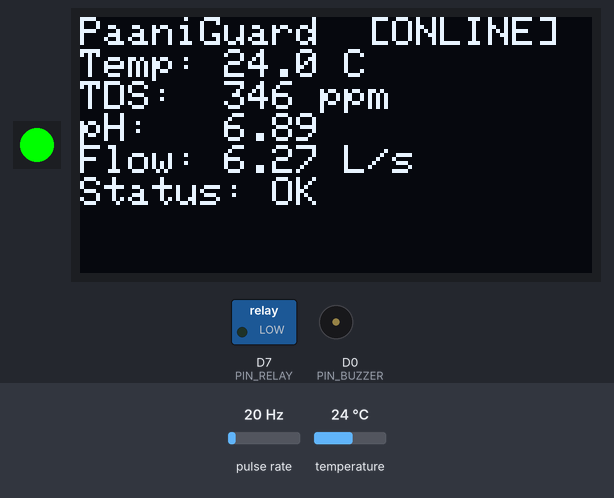
Recording of a sketch running on a simulated ESP8266 (NodeMCU). Shown: 1 RGB LEDs in strip order, left to right, 128×64 one-colour display, switched loads named in the sketch (green lamp = pin HIGH), buzzer (waves = sounding, pin HIGH). Wiring (inferred from the names in the program): pulse sensor: data D6. The test bench sets the inputs (shaded band); at power-on: temperature 24 °C, pulse rate 20 Hz. WiFi joins after 1.5 s; servers stay silent unless stated; random numbers use the default seed unless the sketch sets one; what the sketch prints to the serial monitor is not drawn.

Above: at 2.9 s.
3.0 s: temperature set to 1 °C
At 4.1 s:
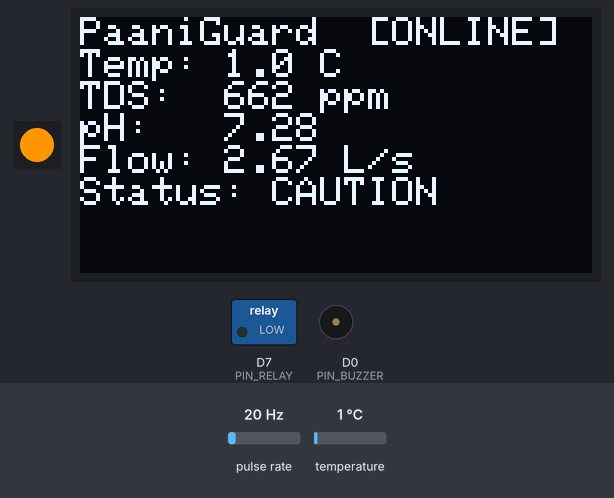
7.1 s: temperature set to 12 °C
At 8.1 s:
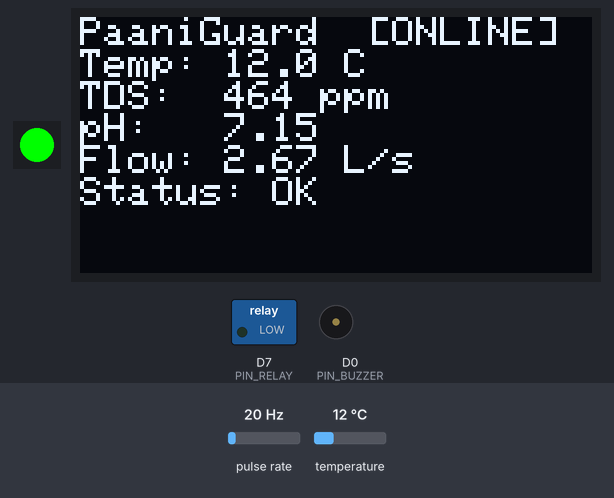
11.2 s: pulse rate (sensor on D6) set to 4 Hz
At 12.1 s:
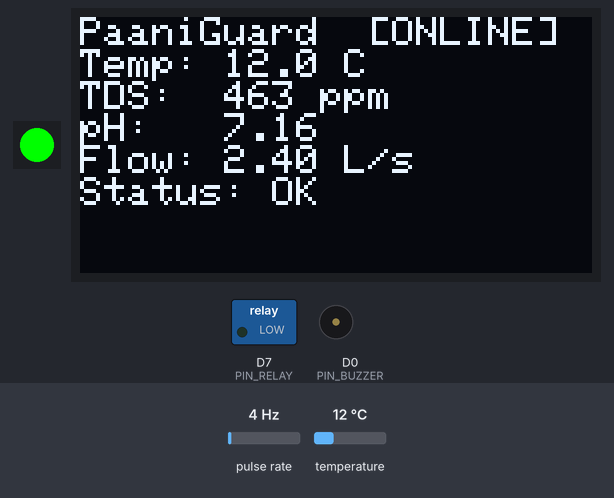
13.8 s: pulse rate (sensor on D6) set to 50 Hz
At 14.9 s:
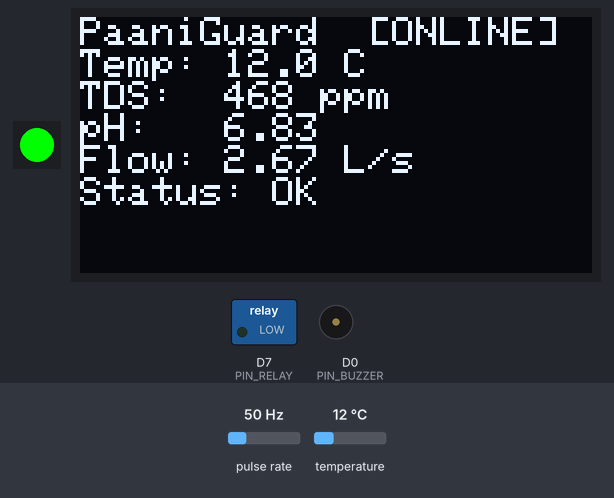
16.8 s: pulse rate (sensor on D6) set to 100 Hz
At 18.1 s:
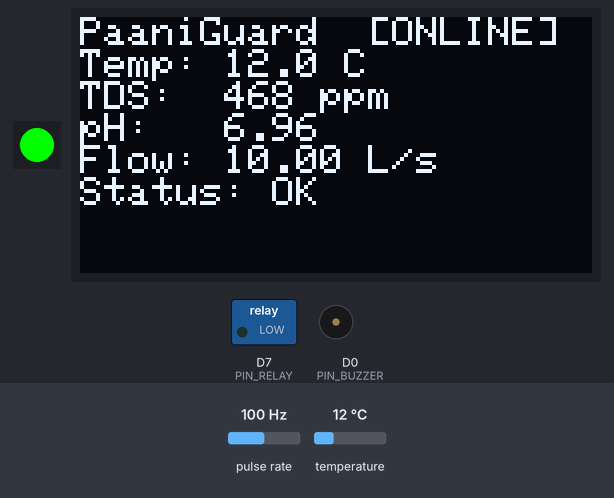
19.8 s: temperature set to 19 °C
At 20.8 s:
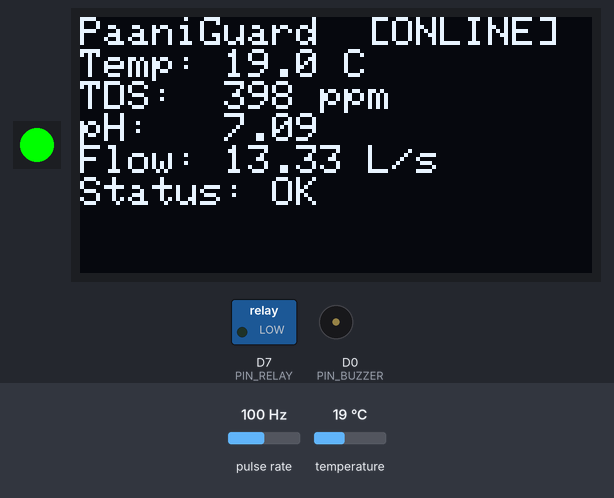
Timing chart, 0 to 22.8 s (numbered marks = the images above; inputs shaded):
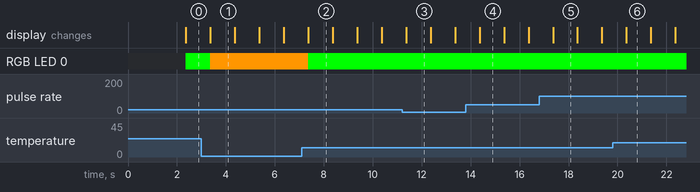

Measured:
- what the display in image 1 shows lasts 1.0 s, from 3.4 s to 4.4 s

The sketch:

test.ino
```cpp
/*
  PaaniGuard — ESP8266 Firmware (Wokwi build)
  ---------------------------------------------
  WHAT'S REAL vs SIMULATED IN THIS VERSION:
    - WiFi (station + SoftAP fallback) ............ REAL
    - DS18B20 temperature .......................... REAL (Wokwi has this part)
    - Flow sensor (pulse counting) ................. REAL (works if wired; reads 0 if not)
    - Relay / Buzzer / WS2812B / OLED .............. REAL
    - TDS and pH .................................... SIMULATED (no Wokwi part exists for
      either, and you don't have the physical sensors yet). Synthetic values drift over
      time on purpose so you can actually watch the drift-compensation logic work.
    - Drift compensation + fingerprinting ........... REAL logic, running on whatever TDS/pH
      values are current (simulated now, real later — same code path either way).

  SWAPPING IN REAL SENSORS LATER:
    Set USE_REAL_ANALOG_SENSORS to 1, wire an ADS1115, and replace the two lines inside
    readRawTDS() / readRawPH() marked "REAL SENSOR GOES HERE" with actual ADS1115 reads.
    Everything downstream (compensation, fingerprinting, alerts) needs zero changes.

  LIBRARIES NEEDED (add via Wokwi's Library Manager tab, or Arduino Library Manager):
    OneWire, DallasTemperature, Adafruit NeoPixel, Adafruit SSD1306, Adafruit GFX Library
    (Adafruit ADS1X15 only if/when you flip USE_REAL_ANALOG_SENSORS to 1)
*/

#include <ESP8266WiFi.h>
#include <ESP8266WebServer.h>
#include <OneWire.h>
#include <DallasTemperature.h>
#include <Adafruit_NeoPixel.h>
#include <Wire.h>
#include <Adafruit_GFX.h>
#include <Adafruit_SSD1306.h>

// ---------------- CONFIG ----------------

#define WIFI_SSID "Wokwi-GUEST"      // Wokwi's built-in simulated network. Replace with your
#define WIFI_PASSWORD ""              // real WiFi credentials once this runs on real hardware.
#define WIFI_CONNECT_TIMEOUT_MS 8000  // how long to try station mode before falling back to SoftAP

#define SOFTAP_SSID "PaaniGuard-Alert"
#define SOFTAP_PASSWORD ""            // open network — matches your "no login needed" design goal

#define PIN_DS18B20      D5
#define PIN_FLOW         D6
#define PIN_RELAY        D7
#define PIN_WS2812B      D4
#define PIN_BUZZER       D0

#define OLED_WIDTH 128
#define OLED_HEIGHT 64
#define OLED_I2C_ADDR 0x3C

#define USE_REAL_ANALOG_SENSORS 0     // flip to 1 once ADS1115 + real TDS/pH are wired in

// Drift-compensation timing. Compressed for simulation — a real deployment uses
// 7 real days; here we use minutes so you can actually watch it happen in one sitting.
#define SIM_DAY_LENGTH_MS   60000UL   // 1 "simulated day" = 60 seconds
#define TRIAL_LENGTH_DAYS   7

// Reference concentration used for calibration checkpoints (matches your real 342 ppm solution)
#define TDS_REFERENCE_PPM   342.0

// Thresholds used by the fingerprinting rules (placeholder values — tune once you have
// real calibrated data; these exist so the logic path is exercised end-to-end now)
#define TDS_HIGH_THRESHOLD   600.0
#define PH_LOW_THRESHOLD     6.0
#define PH_HIGH_THRESHOLD    8.5

// ---------------- GLOBAL OBJECTS ----------------

OneWire oneWire(PIN_DS18B20);
DallasTemperature tempSensor(&oneWire);

Adafruit_NeoPixel statusLED(1, PIN_WS2812B, NEO_GRB + NEO_KHZ800);

Adafruit_SSD1306 display(OLED_WIDTH, OLED_HEIGHT, &Wire, -1);

ESP8266WebServer server(80);

bool apMode = false;

volatile unsigned long flowPulseCount = 0;
unsigned long lastFlowCalcMs = 0;
float currentFlowRateLps = 0.0;   // litres per second, rough estimate

// Drift-compensation state
float driftSlope = 1.0;     // multiplicative correction factor, starts at "no correction"
float driftOffset = 0.0;    // additive correction, starts at "no correction"
unsigned long simStartMs = 0;

struct Alert {
  int severity;         // 0 = normal, 1 = caution, 2 = severe
  String message;
};

Alert currentAlert = {0, "Normal — no action needed"};
float lastCorrectedTDS = 0;
float lastPH = 7.0;
float lastTempC = 25.0;

// ---------------- FLOW SENSOR ISR ----------------

void IRAM_ATTR flowISR() {
  flowPulseCount++;
}

// ---------------- WIFI ----------------

void setupWiFi() {
  Serial.println("Attempting station connection...");
  WiFi.mode(WIFI_STA);
  WiFi.begin(WIFI_SSID, WIFI_PASSWORD);

  unsigned long start = millis();
  while (WiFi.status() != WL_CONNECTED && millis() - start < WIFI_CONNECT_TIMEOUT_MS) {
    delay(300);
    Serial.print(".");
  }

  if (WiFi.status() == WL_CONNECTED) {
    apMode = false;
    Serial.println();
    Serial.print("Connected. IP: ");
    Serial.println(WiFi.localIP());
  } else {
    Serial.println();
    Serial.println("Station connect failed — falling back to SoftAP.");
    WiFi.mode(WIFI_AP);
    WiFi.softAP(SOFTAP_SSID, SOFTAP_PASSWORD);
    apMode = true;
    Serial.print("SoftAP started. Connect to: ");
    Serial.println(SOFTAP_SSID);
    Serial.print("Local page at: http://");
    Serial.println(WiFi.softAPIP());
  }
}

void handleRoot() {
  String html = "<html><head><title>PaaniGuard</title></head><body>";
  html += "<h2>PaaniGuard Status</h2>";
  html += "<p>Mode: " + String(apMode ? "Offline (SoftAP)" : "Online") + "</p>";
  html += "<p>Temperature: " + String(lastTempC, 1) + " C</p>";
  html += "<p>TDS (corrected): " + String(lastCorrectedTDS, 1) + " ppm</p>";
  html += "<p>pH: " + String(lastPH, 2) + "</p>";
  html += "<p>Flow rate: " + String(currentFlowRateLps, 3) + " L/s</p>";
  html += "<h3>Alert (severity " + String(currentAlert.severity) + ")</h3>";
  html += "<p>" + currentAlert.message + "</p>";
  html += "</body></html>";
  server.send(200, "text/html", html);
}

// ---------------- SIMULATED SENSOR READS ----------------
// Replace the marked lines with real ADS1115 reads once hardware arrives.

float readRawTDS() {
#if USE_REAL_ANALOG_SENSORS
  // REAL SENSOR GOES HERE: read ADS1115 channel, convert voltage -> raw TDS formula
  return 0.0;
#else
  // Synthetic drift: starts near the true reference value, drifts upward over
  // "simulated days" to mimic real electrode fouling, so drift-compensation has
  // something real to correct.
  float daysElapsed = (millis() - simStartMs) / (float)SIM_DAY_LENGTH_MS;
  float driftAmount = daysElapsed * 15.0;               // +15 ppm drift per sim-day
  float noise = (float)(random(-500, 500)) / 100.0;      // +/- 5 ppm sensor noise
  return TDS_REFERENCE_PPM + driftAmount + noise;
#endif
}

float readRawPH() {
#if USE_REAL_ANALOG_SENSORS
  // REAL SENSOR GOES HERE: read ADS1115 channel, convert voltage -> pH formula
  return 7.0;
#else
  float noise = (float)(random(-30, 30)) / 100.0;        // +/- 0.3 pH noise
  return 7.0 + noise;
#endif
}

// ---------------- DRIFT COMPENSATION ----------------
// Periodically "dip the reference solution" (simulated) and update the correction
// model. This mirrors the real 7-day rolling-baseline approach at compressed speed.

unsigned long lastCalibrationCheckMs = 0;
#define CALIBRATION_CHECK_INTERVAL_MS (SIM_DAY_LENGTH_MS / 4)  // 4 checks per sim-day

void runCalibrationCheck() {
  if (millis() - lastCalibrationCheckMs < CALIBRATION_CHECK_INTERVAL_MS) return;
  lastCalibrationCheckMs = millis();

  float rawAtReference = readRawTDS();  // what the (drifted) sensor currently reads
  if (rawAtReference <= 0) return;

  // Single-point scale correction: what factor brings this reading back to the
  // known true reference value?
  driftSlope = TDS_REFERENCE_PPM / rawAtReference;

  Serial.print("[Calibration check] raw=");
  Serial.print(rawAtReference);
  Serial.print(" -> new driftSlope=");
  Serial.println(driftSlope, 4);
}

float applyTempCompensation(float rawTDS, float tempC) {
  // Standard ~2%/C compensation, normalized to 25C reference
  float compensationCoefficient = 1.0 + 0.02 * (tempC - 25.0);
  return rawTDS / compensationCoefficient;
}

float getCorrectedTDS() {
  float raw = readRawTDS();
  float tempCompensated = applyTempCompensation(raw, lastTempC);
  return (tempCompensated * driftSlope) + driftOffset;
}

// ---------------- FINGERPRINTING (rule-based) ----------------

Alert evaluatePattern(float tds, float ph) {
  if (tds > TDS_HIGH_THRESHOLD && ph < PH_LOW_THRESHOLD) {
    return {2, "SEVERE: High TDS + low pH detected — pattern consistent with sewage "
               "ingress. Water shutoff triggered. Contact local water authority."};
  }
  if (tds > TDS_HIGH_THRESHOLD) {
    return {1, "CAUTION: TDS above safe threshold — possible sediment/pipe disturbance. "
               "Avoid drinking until levels normalize."};
  }
  if (ph < PH_LOW_THRESHOLD || ph > PH_HIGH_THRESHOLD) {
    return {1, "CAUTION: pH outside normal range. Monitor closely."};
  }
  return {0, "Normal — no action needed"};
}

// ---------------- ACTUATORS ----------------

void applySafetyResponse(const Alert &alert) {
  if (alert.severity == 2) {
    digitalWrite(PIN_RELAY, HIGH);  // trigger shutoff
    digitalWrite(PIN_BUZZER, HIGH);
    statusLED.setPixelColor(0, statusLED.Color(255, 0, 0)); // red
  } else if (alert.severity == 1) {
    digitalWrite(PIN_RELAY, LOW);
    digitalWrite(PIN_BUZZER, LOW);
    statusLED.setPixelColor(0, statusLED.Color(255, 150, 0)); // amber
  } else {
    digitalWrite(PIN_RELAY, LOW);
    digitalWrite(PIN_BUZZER, LOW);
    statusLED.setPixelColor(0, statusLED.Color(0, 255, 0)); // green
  }
  statusLED.show();
}

void updateDisplay() {
  display.clearDisplay();
  display.setTextSize(1);
  display.setTextColor(SSD1306_WHITE);
  display.setCursor(0, 0);
  display.print("PaaniGuard  ");
  display.println(apMode ? "[OFFLINE]" : "[ONLINE]");
  display.print("Temp: "); display.print(lastTempC, 1); display.println(" C");
  display.print("TDS:  "); display.print(lastCorrectedTDS, 0); display.println(" ppm");
  display.print("pH:   "); display.println(lastPH, 2);
  display.print("Flow: "); display.print(currentFlowRateLps, 2); display.println(" L/s");
  display.println(currentAlert.severity == 0 ? "Status: OK" :
                   currentAlert.severity == 1 ? "Status: CAUTION" : "Status: SEVERE");
  display.display();
}

// ---------------- SETUP ----------------

void setup() {
  Serial.begin(115200);
  Serial.println();
  Serial.println("PaaniGuard booting...");

  randomSeed(analogRead(A0));
  simStartMs = millis();

  pinMode(PIN_RELAY, OUTPUT);
  pinMode(PIN_BUZZER, OUTPUT);
  digitalWrite(PIN_RELAY, LOW);
  digitalWrite(PIN_BUZZER, LOW);

  pinMode(PIN_FLOW, INPUT_PULLUP);
  attachInterrupt(digitalPinToInterrupt(PIN_FLOW), flowISR, FALLING);

  tempSensor.begin();

  statusLED.begin();
  statusLED.show();

  Wire.begin(D2, D1); // SDA, SCL
  if (!display.begin(SSD1306_SWITCHCAPVCC, OLED_I2C_ADDR)) {
    Serial.println("OLED not found — continuing without display.");
  } else {
    display.clearDisplay();
    display.display();
  }

  setupWiFi();
  server.on("/", handleRoot);
  server.begin();

  lastCalibrationCheckMs = millis();
  Serial.println("Setup complete.\n");
}

// ---------------- LOOP ----------------

unsigned long lastLoopMs = 0;

void loop() {
  server.handleClient();

  if (millis() - lastLoopMs < 1000) return;  // run main cycle once per second
  lastLoopMs = millis();

  // --- Temperature ---
  tempSensor.requestTemperatures();
  float t = tempSensor.getTempCByIndex(0);
  if (t != DEVICE_DISCONNECTED_C) lastTempC = t;

  // --- Flow rate (pulses/sec -> rough L/s, calibrate pulses-per-litre once real sensor is in) ---
  noInterrupts();
  unsigned long pulses = flowPulseCount;
  flowPulseCount = 0;
  interrupts();
  currentFlowRateLps = pulses / 7.5; // 7.5 is YF-S201's typical pulses-per-second-per-L/min constant; re-derive with real hardware

  // --- Drift compensation ---
  runCalibrationCheck();
  lastCorrectedTDS = getCorrectedTDS();
  lastPH = readRawPH();

  // --- Fingerprinting + safety response ---
  currentAlert = evaluatePattern(lastCorrectedTDS, lastPH);
  applySafetyResponse(currentAlert);
  updateDisplay();

  // --- Serial debug output ---
  Serial.print("Temp="); Serial.print(lastTempC, 1);
  Serial.print("C  TDS="); Serial.print(lastCorrectedTDS, 1);
  Serial.print("ppm  pH="); Serial.print(lastPH, 2);
  Serial.print("  Flow="); Serial.print(currentFlowRateLps, 2);
  Serial.print("L/s  Alert(sev="); Serial.print(currentAlert.severity);
  Serial.print("): "); Serial.println(currentAlert.message);
}
```
